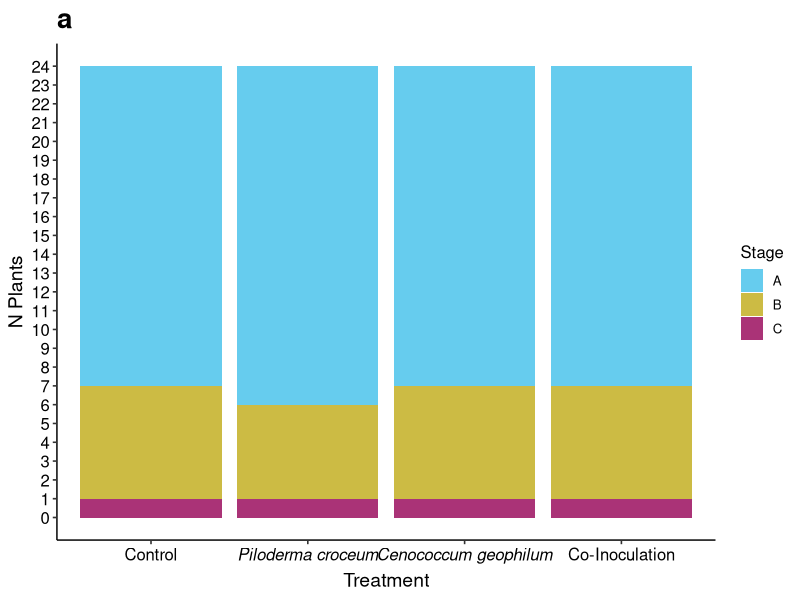
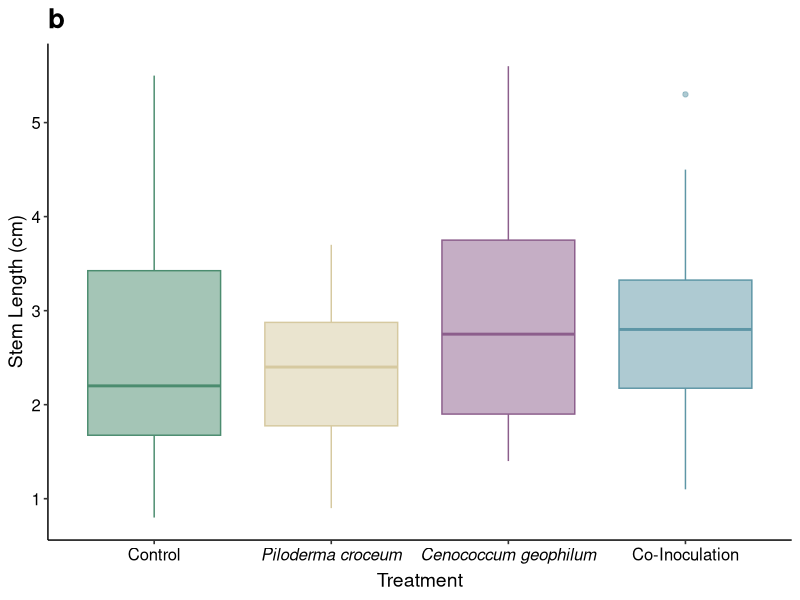
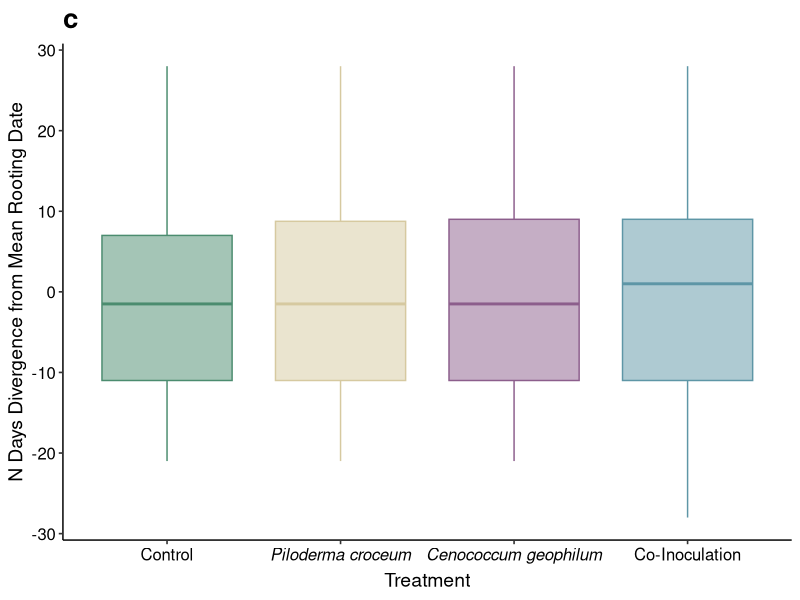
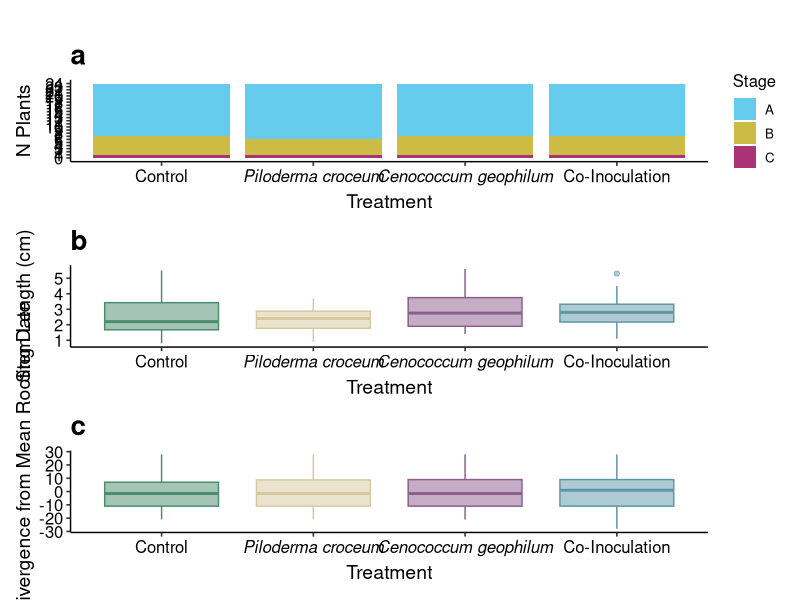
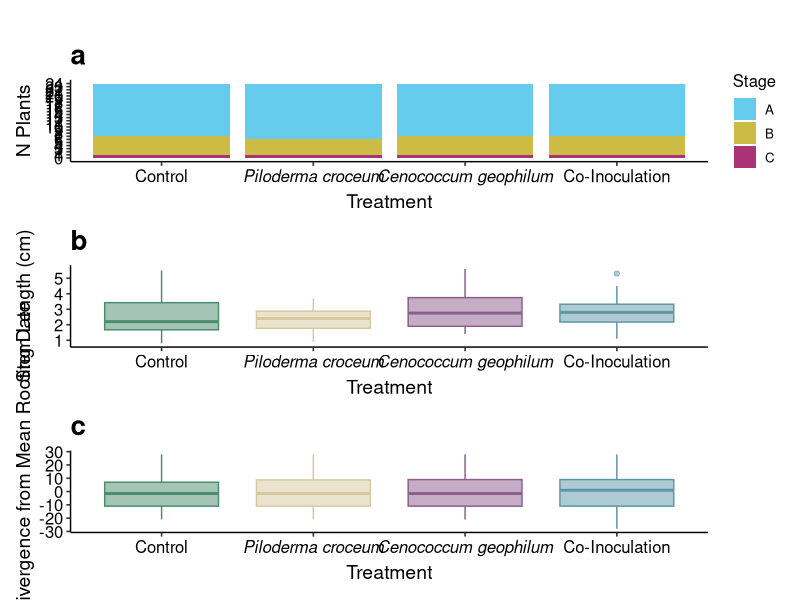
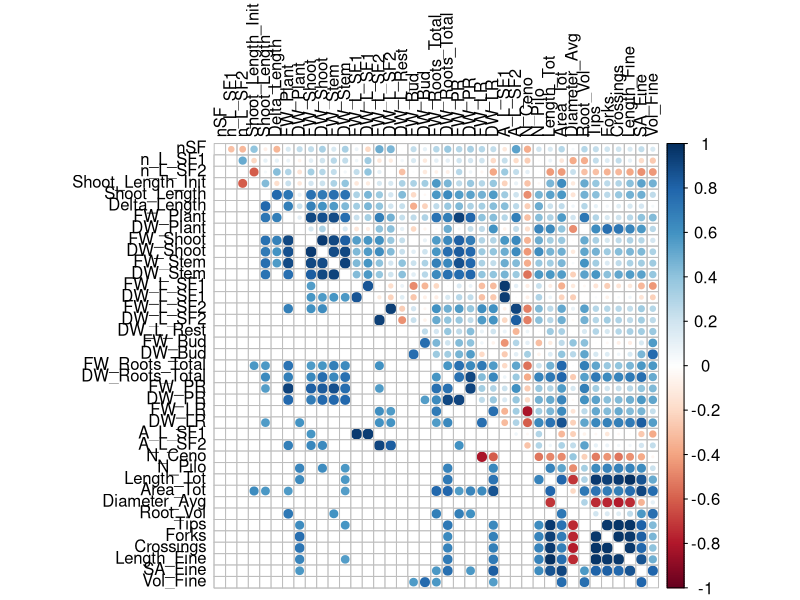

These figures' R source, in order: (Note: this script raises an error after producing the figures.)
########## SI FIGURES ##########

##### BASICS #####

# load packages
library(tidyverse)
library(viridis)
library(psych)
library(corrplot)
library(ggpubr)
library(patchwork)
library(forcats)

# check and save session info (only run in new R session)
#sessionInfo() %>% capture.output(file = "results/SI/SI_session_info.txt")

##### DATA LOADING, CLEANING & SCALING #####

# laod data (dead plants are excluded in time_seriess.xlsx file)
pheno_data <- read_csv("data/phenotypic_data/pheno_data.csv")
randomization_data <- read_csv("data/experimental_design/randomization.csv")

# exclude contaminated and dead plants
pheno_data_final <- subset(pheno_data, Exclude == "no")

# create numeric dataframe excluding rows columns only "0" entries and character columns
pheno_data_num <- pheno_data_final %>%
  dplyr::select(-c("N_Other", "N_No", "Max_Stages_Reached")) %>%
  dplyr::select(where(is.numeric))

# load estimated marginal means data for resource allocation
resource_allocation_data <- read_csv(
  "results/Figure1/emm_resource_allocation.csv"
)


##### DEFINE BASIC PLOTTING PARAMETERS #####

# define treatment labels
treatment_labels <- c(
  "Ceno" = expression(italic("Cenococcum geophilum")),
  "Pilo" = expression(italic("Piloderma croceum")),
  "Co_Inoc" = "Co-Inoculation",
  "Control" = "Control"
)

# define legend order
treatment_order <- c("Control", "Pilo", "Ceno", "Co_Inoc")

# define custom colors
custom_colors <- c(
  "Control" = "#4B8C6F",
  "Ceno" = "#8C5E8C",
  "Pilo" = "#D6C9A0",
  "Co_Inoc" = "#5E96A6"
)


##### PLANT RANDOMIZATION PLOT #####

### RANDOMIZATION BY STAGE ###

# define custom colors
custom_colors_stage <- c(
  "A" = "#66CCEE",
  "B" = "#CCBB44",
  "C" = "#AA3377"
)

# set plot order
randomization_data$Treatment <- factor(
  randomization_data$Treatment,
  levels = treatment_order
)

# calculate stage counts
stage_counts <- randomization_data %>%
  count(Treatment, Stage) %>%
  pivot_wider(
    names_from = Stage,
    values_from = n,
    values_fill = 0
  )

# convert to long format
stage_counts_long <- stage_counts %>%
  pivot_longer(
    cols = -Treatment,
    names_to = "Stage",
    values_to = "N"
  )

# plot stage counts
stage_plot <- ggplot(stage_counts_long) +
  geom_bar(aes(x = Treatment, y = N, fill = Stage), stat = "identity") +
  theme_pubr() +
  scale_fill_manual(values = custom_colors_stage) +
  scale_y_continuous(limits = c(0, 24), breaks = seq(0, 24, 1)) +
  scale_x_discrete(labels = treatment_labels) +
  labs(
    title = "a",
    x = "Treatment",
    y = "N Plants"
  ) +
  theme(
    legend.position = "right",
    axis.text.x = element_text(size = 12),
    axis.text.y = element_text(size = 12),
    axis.title = element_text(size = 14),
    plot.title = element_text(face = "bold", size = 20),
  )

# show plot
stage_plot


### RANDOMIZATION BY SIZE ###

# plot initial stem length
stem_length_plot <- ggplot(
  randomization_data %>%
    mutate(Treatment = factor(Treatment, levels = treatment_order)),
  aes(x = Treatment, y = Length_Init, fill = Treatment, color = Treatment)
) +
  geom_boxplot(outlier.alpha = 0.5, alpha = 0.5) +
  theme_pubr() +
  scale_fill_manual(values = custom_colors) +
  scale_color_manual(values = custom_colors) +
  scale_x_discrete(labels = treatment_labels) + # Add this line for custom x-axis labels
  labs(
    title = "b",
    x = "Treatment",
    y = "Stem Length (cm)"
  ) +
  theme(
    legend.position = "none",
    axis.text.x = element_text(size = 12),
    axis.text.y = element_text(size = 12),
    axis.title = element_text(size = 14),
    plot.title = element_text(face = "bold", size = 20),
  )

# show plot
stem_length_plot


### RANDOMIZATION BY ROOTING DATE ###

# plot initial stem length
date_plot <- ggplot(
  randomization_data %>%
    mutate(Treatment = factor(Treatment, levels = treatment_order)),
  aes(
    x = Treatment,
    y = Rooting_Date_Divergence,
    fill = Treatment,
    color = Treatment
  )
) +
  geom_boxplot(outlier.alpha = 0.5, alpha = 0.5) +
  theme_pubr() +
  scale_fill_manual(values = custom_colors) +
  scale_color_manual(values = custom_colors) +
  scale_x_discrete(labels = treatment_labels) + # Add this line for custom x-axis labels
  labs(
    title = "c",
    x = "Treatment",
    y = "N Days Divergence from Mean Rooting Date"
  ) +
  theme(
    legend.position = "none",
    axis.text.x = element_text(size = 12),
    axis.text.y = element_text(size = 12),
    axis.title = element_text(size = 14),
    plot.title = element_text(face = "bold", size = 20),
  )

# show plot
date_plot


#### FINAL VISUALIZATION ####

# create combined plot
combined_plot_randomization <- stage_plot /
  stem_length_plot /
  date_plot +
  plot_layout(widths = c(5), heights = (10)) +
  plot_annotation(
    title = "",
    theme = theme(
      plot.title = element_text(size = 16, face = "bold", hjust = 0.5)
    )
  )

# show plot
combined_plot_randomization

# save combined plot (has to be combined with experimental setup plot)
ggsave(
  "results/SI/Randomization_Plot.pdf",
  plot = combined_plot_randomization,
  width = 12.5,
  height = 15
)
dev.off()


##### CORRELATION MATRIX HEATMAP #####

# calculate correlation matrix and p-values
corr_results <- corr.test(na.omit(pheno_data_num), method = "spearman")
corr_matrix <- as.matrix(corr_results$r)
p_matrix <- as.matrix(corr_results$p)

# create pdf to save plot
pdf("results/SI/Correlation_Plot.pdf", width = 10, height = 10)

# plot all correlations in upper triangle
corrplot(
  corr_matrix,
  type = "full",
  method = "circle",
  tl.col = "black",
  tl.srt = 90,
  tl.cex = 1,
  cl.cex = 1,
  diag = FALSE,
  title = "",
  mar = c(0, 0, 0, 0)
)

# plot only significant correlations in lower triangle
corrplot(
  corr_matrix,
  add = TRUE,
  type = "lower",
  method = "circle",
  diag = FALSE,
  tl.pos = "n",
  cl.pos = "n",
  p.mat = p_matrix,
  sig.level = 0.05,
  insig = "blank"
)

# save pdf
dev.off()

# convert correlation matrices to dataframe
corr_df <- as.data.frame(corr_matrix)
corr_df <- corr_df %>%
  rownames_to_column(var = "var")
p_df <- as.data.frame(p_matrix)
p_df <- p_df %>%
  rownames_to_column(var = "var")

# save results
write_csv(corr_df, "results/SI/Spearman_R.csv")
write_csv(p_df, "results/SI/Spearman_p.csv")


##### RESOURCE ALLOCATION PROPORTIONS #####

# define colors
custom_colors_allocation <- c(
  "Roots" = "#BBBBBB",
  "Shoot" = "#228833"
)

# calculate proportions
resource_allocation_data <- resource_allocation_data %>%
  group_by(Treatment) %>%
  mutate(proportion = response / sum(response)) %>%
  ungroup()

# convert proportions to percent
resource_allocation_data <- resource_allocation_data %>%
  mutate(percentage = proportion * 100)


# create reversed factor for plotting shoot over root
resource_allocation_data <- resource_allocation_data %>%
  mutate(Part = fct_rev(Part))

# create stacked barplot
resource_proportions_plot <- ggplot(
  resource_allocation_data,
  aes(
    x = factor(Treatment, levels = treatment_order),
    y = percentage,
    fill = Part
  )
) +
  geom_bar(stat = "identity", position = "stack", width = 0.7) +
  geom_hline(
    yintercept = 50,
    linetype = "dashed",
    color = "black",
    size = 0.5
  ) +
  scale_y_continuous(
    name = "Proportion (%)",
    limits = c(0, 100),
    breaks = seq(0, 100, by = 25)
  ) +
  scale_fill_manual(values = custom_colors_allocation) +
  scale_x_discrete(labels = treatment_labels) +
  labs(title = "", x = "Treatment") +
  theme_pubr() +
  theme(
    legend.position = "right",
    axis.text.x = element_text(size = 12),
    axis.text.y = element_text(size = 12),
    axis.title = element_text(size = 14),
    panel.grid.major.y = element_line(color = "gray90"),
    panel.grid.minor.y = element_line(color = "gray95")
  )


# show plot
resource_proportions_plot

# save plot

ggsave(
  "results/SI/Resource_Allocation_Proportions.pdf",
  plot = resource_proportions_plot,
  width = 12.5,
  height = 5
)
dev.off()
